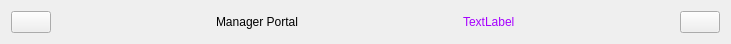
     <widget class="QWidget" name="layoutWidget">
      <property name="geometry">
       <rect>
        <x>0</x>
        <y>1</y>
        <width>731</width>
        <height>42</height>
       </rect>
      </property>
      <layout class="QHBoxLayout" name="horizontalLayout_3">
       <property name="spacing">
        <number>0</number>
       </property>
       <item>
        <widget class="QPushButton" name="btnSidebarToggle">
         <property name="maximumSize">
          <size>
           <width>40</width>
           <height>40</height>
          </size>
         </property>
         <property name="text">
          <string/>
         </property>
         <property name="icon">
          <iconset resource="resources.qrc">
           <normaloff>:/icons/icons/menu.png</normaloff>:/icons/icons/menu.png</iconset>
         </property>
         <property name="iconSize">
          <size>
           <width>30</width>
           <height>30</height>
          </size>
         </property>
         <property name="checkable">
          <bool>true</bool>
         </property>
        </widget>
       </item>
       <item>
        <spacer name="horizontalSpacer">
         <property name="orientation">
          <enum>Qt::Horizontal</enum>
         </property>
         <property name="sizeHint" stdset="0">
          <size>
           <width>40</width>
           <height>20</height>
          </size>
         </property>
        </spacer>
       </item>
       <item>
        <widget class="QLabel" name="label_2">
         <property name="styleSheet">
          <string notr="true">font: 18pt &quot;.AppleSystemUIFont&quot;;</string>
         </property>
         <property name="text">
          <string>Manager Portal</string>
         </property>
        </widget>
       </item>
       <item>
        <spacer name="horizontalSpacer_5">
         <property name="orientation">
          <enum>Qt::Horizontal</enum>
         </property>
         <property name="sizeHint" stdset="0">
          <size>
           <width>40</width>
           <height>20</height>
          </size>
         </property>
        </spacer>
       </item>
       <item>
        <widget class="QLabel" name="lblManagerHeader">
         <property name="styleSheet">
          <string notr="true">color: rgb(166, 0, 255);</string>
         </property>
         <property name="text">
          <string>TextLabel</string>
         </property>
        </widget>
       </item>
       <item>
        <spacer name="horizontalSpacer_2">
         <property name="orientation">
          <enum>Qt::Horizontal</enum>
         </property>
         <property name="sizeHint" stdset="0">
          <size>
           <width>40</width>
           <height>20</height>
          </size>
         </property>
        </spacer>
       </item>
       <item>
        <widget class="QPushButton" name="btnSignOut">
         <property name="maximumSize">
          <size>
           <width>40</width>
           <height>40</height>
          </size>
         </property>
         <property name="text">
          <string/>
         </property>
         <property name="icon">
          <iconset resource="resources.qrc">
           <normaloff>:/icons/icons/exit.png</normaloff>:/icons/icons/exit.png</iconset>
         </property>
         <property name="iconSize">
          <size>
           <width>25</width>
           <height>25</height>
          </size>
         </property>
        </widget>
       </item>
      </layout>
     </widget>
